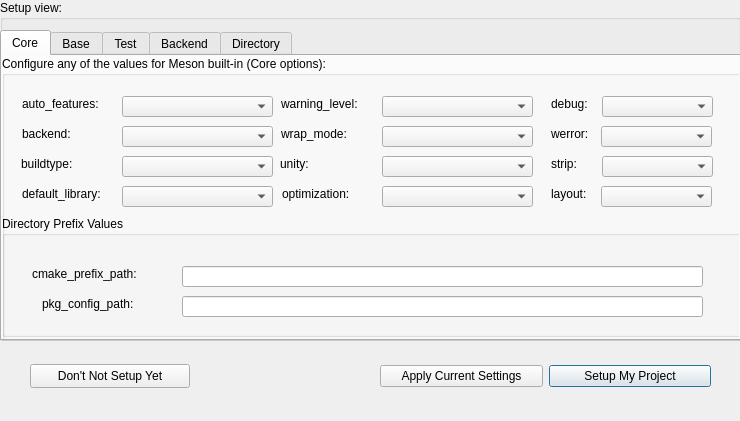
<?xml version="1.0" encoding="UTF-8"?>
<ui version="4.0">
 <class>Activity_Setup_Dialog</class>
 <widget class="QDialog" name="Activity_Setup_Dialog">
  <property name="geometry">
   <rect>
    <x>0</x>
    <y>0</y>
    <width>740</width>
    <height>421</height>
   </rect>
  </property>
  <property name="windowTitle">
   <string>Setup Dialog</string>
  </property>
  <property name="styleSheet">
   <string notr="true"/>
  </property>
  <widget class="QGroupBox" name="groupBox">
   <property name="geometry">
    <rect>
     <x>0</x>
     <y>0</y>
     <width>741</width>
     <height>341</height>
    </rect>
   </property>
   <property name="title">
    <string>Setup view:</string>
   </property>
   <widget class="QTabWidget" name="tabWidget">
    <property name="geometry">
     <rect>
      <x>0</x>
      <y>30</y>
      <width>741</width>
      <height>311</height>
     </rect>
    </property>
    <property name="currentIndex">
     <number>0</number>
    </property>
    <widget class="QWidget" name="tab">
     <attribute name="title">
      <string>Core</string>
     </attribute>
     <widget class="QGroupBox" name="group_core">
      <property name="geometry">
       <rect>
        <x>0</x>
        <y>0</y>
        <width>741</width>
        <height>291</height>
       </rect>
      </property>
      <property name="styleSheet">
       <string notr="true"/>
      </property>
      <property name="title">
       <string>Configure any of the values for Meson built-in (Core options):</string>
      </property>
      <widget class="QComboBox" name="combo_buildtype">
       <property name="geometry">
        <rect>
         <x>120</x>
         <y>100</y>
         <width>151</width>
         <height>21</height>
        </rect>
       </property>
       <property name="styleSheet">
        <string notr="true"/>
       </property>
      </widget>
      <widget class="QLabel" name="label">
       <property name="geometry">
        <rect>
         <x>19</x>
         <y>100</y>
         <width>71</width>
         <height>16</height>
        </rect>
       </property>
       <property name="styleSheet">
        <string notr="true"/>
       </property>
       <property name="text">
        <string>buildtype:</string>
       </property>
      </widget>
      <widget class="QComboBox" name="combo_backend">
       <property name="geometry">
        <rect>
         <x>120</x>
         <y>70</y>
         <width>151</width>
         <height>21</height>
        </rect>
       </property>
       <property name="styleSheet">
        <string notr="true"/>
       </property>
      </widget>
      <widget class="QLabel" name="label_2">
       <property name="geometry">
        <rect>
         <x>20</x>
         <y>70</y>
         <width>71</width>
         <height>16</height>
        </rect>
       </property>
       <property name="styleSheet">
        <string notr="true"/>
       </property>
       <property name="text">
        <string>backend:</string>
       </property>
      </widget>
      <widget class="QComboBox" name="combo_auto_features">
       <property name="geometry">
        <rect>
         <x>120</x>
         <y>40</y>
         <width>151</width>
         <height>21</height>
        </rect>
       </property>
       <property name="styleSheet">
        <string notr="true"/>
       </property>
      </widget>
      <widget class="QLabel" name="label_3">
       <property name="geometry">
        <rect>
         <x>20</x>
         <y>40</y>
         <width>91</width>
         <height>16</height>
        </rect>
       </property>
       <property name="styleSheet">
        <string notr="true"/>
       </property>
       <property name="text">
        <string>auto_features:</string>
       </property>
      </widget>
      <widget class="QComboBox" name="combo_default_library">
       <property name="geometry">
        <rect>
         <x>120</x>
         <y>130</y>
         <width>151</width>
         <height>21</height>
        </rect>
       </property>
       <property name="styleSheet">
        <string notr="true"/>
       </property>
      </widget>
      <widget class="QLabel" name="label_4">
       <property name="geometry">
        <rect>
         <x>20</x>
         <y>130</y>
         <width>91</width>
         <height>16</height>
        </rect>
       </property>
       <property name="styleSheet">
        <string notr="true"/>
       </property>
       <property name="text">
        <string>default_library:</string>
       </property>
      </widget>
      <widget class="QComboBox" name="combo_layout">
       <property name="geometry">
        <rect>
         <x>599</x>
         <y>130</y>
         <width>111</width>
         <height>21</height>
        </rect>
       </property>
       <property name="styleSheet">
        <string notr="true"/>
       </property>
      </widget>
      <widget class="QLabel" name="label_layout">
       <property name="geometry">
        <rect>
         <x>549</x>
         <y>130</y>
         <width>51</width>
         <height>16</height>
        </rect>
       </property>
       <property name="styleSheet">
        <string notr="true"/>
       </property>
       <property name="text">
        <string>layout:</string>
       </property>
      </widget>
      <widget class="QComboBox" name="combo_optimization">
       <property name="geometry">
        <rect>
         <x>380</x>
         <y>130</y>
         <width>151</width>
         <height>21</height>
        </rect>
       </property>
       <property name="styleSheet">
        <string notr="true"/>
       </property>
      </widget>
      <widget class="QLabel" name="label_7">
       <property name="geometry">
        <rect>
         <x>280</x>
         <y>130</y>
         <width>81</width>
         <height>16</height>
        </rect>
       </property>
       <property name="styleSheet">
        <string notr="true"/>
       </property>
       <property name="text">
        <string>optimization:</string>
       </property>
      </widget>
      <widget class="QLabel" name="label_9">
       <property name="geometry">
        <rect>
         <x>549</x>
         <y>40</y>
         <width>51</width>
         <height>16</height>
        </rect>
       </property>
       <property name="styleSheet">
        <string notr="true"/>
       </property>
       <property name="text">
        <string>debug:</string>
       </property>
      </widget>
      <widget class="QComboBox" name="combo_wrap_mode">
       <property name="geometry">
        <rect>
         <x>380</x>
         <y>70</y>
         <width>151</width>
         <height>21</height>
        </rect>
       </property>
       <property name="styleSheet">
        <string notr="true"/>
       </property>
      </widget>
      <widget class="QComboBox" name="combo_unity">
       <property name="geometry">
        <rect>
         <x>380</x>
         <y>100</y>
         <width>151</width>
         <height>21</height>
        </rect>
       </property>
       <property name="styleSheet">
        <string notr="true"/>
       </property>
      </widget>
      <widget class="QLabel" name="label_11">
       <property name="geometry">
        <rect>
         <x>279</x>
         <y>70</y>
         <width>81</width>
         <height>16</height>
        </rect>
       </property>
       <property name="styleSheet">
        <string notr="true"/>
       </property>
       <property name="text">
        <string>wrap_mode:</string>
       </property>
      </widget>
      <widget class="QLabel" name="label_12">
       <property name="geometry">
        <rect>
         <x>278</x>
         <y>100</y>
         <width>81</width>
         <height>16</height>
        </rect>
       </property>
       <property name="styleSheet">
        <string notr="true"/>
       </property>
       <property name="text">
        <string>unity:</string>
       </property>
      </widget>
      <widget class="QComboBox" name="combo_debug">
       <property name="geometry">
        <rect>
         <x>600</x>
         <y>40</y>
         <width>111</width>
         <height>21</height>
        </rect>
       </property>
       <property name="styleSheet">
        <string notr="true"/>
       </property>
      </widget>
      <widget class="QComboBox" name="combo_warnlevel">
       <property name="geometry">
        <rect>
         <x>380</x>
         <y>40</y>
         <width>151</width>
         <height>21</height>
        </rect>
       </property>
       <property name="styleSheet">
        <string notr="true"/>
       </property>
      </widget>
      <widget class="QLabel" name="label_15">
       <property name="geometry">
        <rect>
         <x>279</x>
         <y>40</y>
         <width>91</width>
         <height>16</height>
        </rect>
       </property>
       <property name="styleSheet">
        <string notr="true"/>
       </property>
       <property name="text">
        <string>warning_level:</string>
       </property>
      </widget>
      <widget class="QLabel" name="label_16">
       <property name="geometry">
        <rect>
         <x>549</x>
         <y>70</y>
         <width>51</width>
         <height>16</height>
        </rect>
       </property>
       <property name="styleSheet">
        <string notr="true"/>
       </property>
       <property name="text">
        <string>werror:</string>
       </property>
      </widget>
      <widget class="QComboBox" name="combo_werror">
       <property name="geometry">
        <rect>
         <x>599</x>
         <y>70</y>
         <width>111</width>
         <height>21</height>
        </rect>
       </property>
       <property name="styleSheet">
        <string notr="true"/>
       </property>
      </widget>
      <widget class="QComboBox" name="combo_strip">
       <property name="geometry">
        <rect>
         <x>600</x>
         <y>100</y>
         <width>111</width>
         <height>21</height>
        </rect>
       </property>
       <property name="styleSheet">
        <string notr="true"/>
       </property>
      </widget>
      <widget class="QLabel" name="label_strip">
       <property name="geometry">
        <rect>
         <x>549</x>
         <y>100</y>
         <width>51</width>
         <height>16</height>
        </rect>
       </property>
       <property name="styleSheet">
        <string notr="true"/>
       </property>
       <property name="text">
        <string>strip:</string>
       </property>
      </widget>
      <widget class="QGroupBox" name="group_subcore">
       <property name="geometry">
        <rect>
         <x>0</x>
         <y>160</y>
         <width>741</width>
         <height>121</height>
        </rect>
       </property>
       <property name="styleSheet">
        <string notr="true"/>
       </property>
       <property name="title">
        <string>Directory Prefix Values</string>
       </property>
       <widget class="QLineEdit" name="edit_cmake_prefix_path">
        <property name="geometry">
         <rect>
          <x>180</x>
          <y>50</y>
          <width>521</width>
          <height>21</height>
         </rect>
        </property>
        <property name="styleSheet">
         <string notr="true"/>
        </property>
        <property name="text">
         <string/>
        </property>
       </widget>
       <widget class="QLabel" name="label_13">
        <property name="geometry">
         <rect>
          <x>30</x>
          <y>50</y>
          <width>141</width>
          <height>16</height>
         </rect>
        </property>
        <property name="styleSheet">
         <string notr="true"/>
        </property>
        <property name="text">
         <string>cmake_prefix_path:</string>
        </property>
       </widget>
       <widget class="QLabel" name="label_14">
        <property name="geometry">
         <rect>
          <x>40</x>
          <y>80</y>
          <width>131</width>
          <height>16</height>
         </rect>
        </property>
        <property name="styleSheet">
         <string notr="true"/>
        </property>
        <property name="text">
         <string>pkg_config_path:</string>
        </property>
       </widget>
       <widget class="QLineEdit" name="edit_pkg_config_path">
        <property name="geometry">
         <rect>
          <x>180</x>
          <y>80</y>
          <width>521</width>
          <height>21</height>
         </rect>
        </property>
        <property name="styleSheet">
         <string notr="true"/>
        </property>
        <property name="text">
         <string/>
        </property>
       </widget>
      </widget>
     </widget>
    </widget>
    <widget class="QWidget" name="tab_2">
     <attribute name="title">
      <string>Base</string>
     </attribute>
     <widget class="QGroupBox" name="group_base">
      <property name="geometry">
       <rect>
        <x>0</x>
        <y>0</y>
        <width>741</width>
        <height>291</height>
       </rect>
      </property>
      <property name="title">
       <string>Configure any of the values for Meson built-in (Base options):</string>
      </property>
     </widget>
     <widget class="QLabel" name="label_b_colorout">
      <property name="geometry">
       <rect>
        <x>19</x>
        <y>100</y>
        <width>81</width>
        <height>16</height>
       </rect>
      </property>
      <property name="text">
       <string>b_colorout:</string>
      </property>
     </widget>
     <widget class="QLabel" name="label_b_lundef">
      <property name="geometry">
       <rect>
        <x>20</x>
        <y>160</y>
        <width>91</width>
        <height>16</height>
       </rect>
      </property>
      <property name="text">
       <string>b_lundef:</string>
      </property>
     </widget>
     <widget class="QComboBox" name="combo_b_pie">
      <property name="geometry">
       <rect>
        <x>360</x>
        <y>70</y>
        <width>90</width>
        <height>21</height>
       </rect>
      </property>
     </widget>
     <widget class="QLabel" name="label_b_asneeded">
      <property name="geometry">
       <rect>
        <x>20</x>
        <y>40</y>
        <width>91</width>
        <height>16</height>
       </rect>
      </property>
      <property name="text">
       <string>b_asneeded:</string>
      </property>
     </widget>
     <widget class="QComboBox" name="combo_b_bitcode">
      <property name="geometry">
       <rect>
        <x>120</x>
        <y>70</y>
        <width>90</width>
        <height>21</height>
       </rect>
      </property>
     </widget>
     <widget class="QComboBox" name="combo_b_coverage">
      <property name="geometry">
       <rect>
        <x>120</x>
        <y>130</y>
        <width>90</width>
        <height>21</height>
       </rect>
      </property>
     </widget>
     <widget class="QLabel" name="label_b_vscrt">
      <property name="geometry">
       <rect>
        <x>518</x>
        <y>100</y>
        <width>81</width>
        <height>16</height>
       </rect>
      </property>
      <property name="text">
       <string>b_vscrt:</string>
      </property>
     </widget>
     <widget class="QComboBox" name="combo_b_sanitize">
      <property name="geometry">
       <rect>
        <x>610</x>
        <y>70</y>
        <width>90</width>
        <height>21</height>
       </rect>
      </property>
     </widget>
     <widget class="QComboBox" name="combo_b_pgo">
      <property name="geometry">
       <rect>
        <x>360</x>
        <y>40</y>
        <width>90</width>
        <height>21</height>
       </rect>
      </property>
     </widget>
     <widget class="QComboBox" name="combo_b_colorout">
      <property name="geometry">
       <rect>
        <x>120</x>
        <y>100</y>
        <width>90</width>
        <height>21</height>
       </rect>
      </property>
     </widget>
     <widget class="QLabel" name="label_b_coverage">
      <property name="geometry">
       <rect>
        <x>20</x>
        <y>130</y>
        <width>91</width>
        <height>16</height>
       </rect>
      </property>
      <property name="text">
       <string>b_coverage:</string>
      </property>
     </widget>
     <widget class="QComboBox" name="combo_b_vscrt">
      <property name="geometry">
       <rect>
        <x>610</x>
        <y>100</y>
        <width>90</width>
        <height>21</height>
       </rect>
      </property>
     </widget>
     <widget class="QLabel" name="label_b_staticpic">
      <property name="geometry">
       <rect>
        <x>520</x>
        <y>40</y>
        <width>81</width>
        <height>16</height>
       </rect>
      </property>
      <property name="text">
       <string>b_staticpic:</string>
      </property>
     </widget>
     <widget class="QComboBox" name="combo_b_lundef">
      <property name="geometry">
       <rect>
        <x>120</x>
        <y>160</y>
        <width>90</width>
        <height>21</height>
       </rect>
      </property>
     </widget>
     <widget class="QComboBox" name="combo_b_asneeded">
      <property name="geometry">
       <rect>
        <x>120</x>
        <y>40</y>
        <width>90</width>
        <height>21</height>
       </rect>
      </property>
     </widget>
     <widget class="QLabel" name="label_b_bitcode">
      <property name="geometry">
       <rect>
        <x>20</x>
        <y>70</y>
        <width>91</width>
        <height>16</height>
       </rect>
      </property>
      <property name="text">
       <string>b_bitcode:</string>
      </property>
     </widget>
     <widget class="QLabel" name="label_b_pgo">
      <property name="geometry">
       <rect>
        <x>279</x>
        <y>40</y>
        <width>81</width>
        <height>16</height>
       </rect>
      </property>
      <property name="text">
       <string>b_pgo:</string>
      </property>
     </widget>
     <widget class="QLabel" name="label_b_sanitize">
      <property name="geometry">
       <rect>
        <x>520</x>
        <y>70</y>
        <width>81</width>
        <height>16</height>
       </rect>
      </property>
      <property name="text">
       <string>b_sanitize:</string>
      </property>
     </widget>
     <widget class="QLabel" name="label_b_pie">
      <property name="geometry">
       <rect>
        <x>279</x>
        <y>70</y>
        <width>81</width>
        <height>16</height>
       </rect>
      </property>
      <property name="text">
       <string>b_pie:</string>
      </property>
     </widget>
     <widget class="QComboBox" name="combo_b_staticpic">
      <property name="geometry">
       <rect>
        <x>610</x>
        <y>40</y>
        <width>90</width>
        <height>21</height>
       </rect>
      </property>
     </widget>
     <widget class="QComboBox" name="combo_b_ndebug">
      <property name="geometry">
       <rect>
        <x>360</x>
        <y>130</y>
        <width>90</width>
        <height>21</height>
       </rect>
      </property>
     </widget>
     <widget class="QLabel" name="label_b_ndebug">
      <property name="geometry">
       <rect>
        <x>281</x>
        <y>130</y>
        <width>81</width>
        <height>16</height>
       </rect>
      </property>
      <property name="text">
       <string>b_ndebug:</string>
      </property>
     </widget>
     <widget class="QLabel" name="label_b_lto">
      <property name="geometry">
       <rect>
        <x>281</x>
        <y>100</y>
        <width>71</width>
        <height>16</height>
       </rect>
      </property>
      <property name="text">
       <string>b_lto:</string>
      </property>
     </widget>
     <widget class="QComboBox" name="combo_b_pch">
      <property name="geometry">
       <rect>
        <x>360</x>
        <y>160</y>
        <width>90</width>
        <height>21</height>
       </rect>
      </property>
     </widget>
     <widget class="QComboBox" name="combo_b_lto">
      <property name="geometry">
       <rect>
        <x>360</x>
        <y>100</y>
        <width>90</width>
        <height>21</height>
       </rect>
      </property>
     </widget>
     <widget class="QLabel" name="label_b_pch">
      <property name="geometry">
       <rect>
        <x>280</x>
        <y>160</y>
        <width>71</width>
        <height>16</height>
       </rect>
      </property>
      <property name="text">
       <string>b_pch:</string>
      </property>
     </widget>
    </widget>
    <widget class="QWidget" name="tab_4">
     <attribute name="title">
      <string>Test</string>
     </attribute>
     <widget class="QGroupBox" name="group_test">
      <property name="geometry">
       <rect>
        <x>0</x>
        <y>0</y>
        <width>741</width>
        <height>291</height>
       </rect>
      </property>
      <property name="title">
       <string>Configure any of the values for Meson built-in (Test options):</string>
      </property>
      <widget class="QComboBox" name="combo_stdsplit">
       <property name="geometry">
        <rect>
         <x>120</x>
         <y>70</y>
         <width>91</width>
         <height>21</height>
        </rect>
       </property>
      </widget>
      <widget class="QLabel" name="label_errorlogs">
       <property name="geometry">
        <rect>
         <x>21</x>
         <y>40</y>
         <width>81</width>
         <height>16</height>
        </rect>
       </property>
       <property name="text">
        <string>errorlogs:</string>
       </property>
      </widget>
      <widget class="QComboBox" name="combo_errorlogs">
       <property name="geometry">
        <rect>
         <x>120</x>
         <y>40</y>
         <width>91</width>
         <height>21</height>
        </rect>
       </property>
      </widget>
      <widget class="QLabel" name="label_stdsplit">
       <property name="geometry">
        <rect>
         <x>20</x>
         <y>70</y>
         <width>81</width>
         <height>16</height>
        </rect>
       </property>
       <property name="text">
        <string>stdsplit:</string>
       </property>
      </widget>
     </widget>
    </widget>
    <widget class="QWidget" name="tab_3">
     <attribute name="title">
      <string>Backend</string>
     </attribute>
     <widget class="QGroupBox" name="group_backend">
      <property name="geometry">
       <rect>
        <x>0</x>
        <y>0</y>
        <width>741</width>
        <height>291</height>
       </rect>
      </property>
      <property name="title">
       <string>Configure any of the values for Meson built-in (Backend options):</string>
      </property>
      <widget class="QLabel" name="label_backend_max_links">
       <property name="geometry">
        <rect>
         <x>21</x>
         <y>40</y>
         <width>131</width>
         <height>16</height>
        </rect>
       </property>
       <property name="text">
        <string>backend_max_links:</string>
       </property>
      </widget>
      <widget class="QLineEdit" name="edit_backend_max_links">
       <property name="geometry">
        <rect>
         <x>170</x>
         <y>40</y>
         <width>111</width>
         <height>21</height>
        </rect>
       </property>
       <property name="text">
        <string/>
       </property>
      </widget>
     </widget>
    </widget>
    <widget class="QWidget" name="tab_5">
     <attribute name="title">
      <string>Directory</string>
     </attribute>
     <widget class="QGroupBox" name="group_path">
      <property name="geometry">
       <rect>
        <x>0</x>
        <y>0</y>
        <width>741</width>
        <height>291</height>
       </rect>
      </property>
      <property name="title">
       <string>Configure any of the values for Meson built-in (Directory options):</string>
      </property>
      <widget class="QLabel" name="label_prexif">
       <property name="geometry">
        <rect>
         <x>21</x>
         <y>40</y>
         <width>121</width>
         <height>16</height>
        </rect>
       </property>
       <property name="text">
        <string>prefix:</string>
       </property>
      </widget>
      <widget class="QLineEdit" name="edit_prexif">
       <property name="geometry">
        <rect>
         <x>150</x>
         <y>40</y>
         <width>201</width>
         <height>21</height>
        </rect>
       </property>
       <property name="text">
        <string/>
       </property>
      </widget>
      <widget class="QLabel" name="label_bindir">
       <property name="geometry">
        <rect>
         <x>20</x>
         <y>70</y>
         <width>121</width>
         <height>16</height>
        </rect>
       </property>
       <property name="text">
        <string>bindir:</string>
       </property>
      </widget>
      <widget class="QLineEdit" name="edit_bindir">
       <property name="geometry">
        <rect>
         <x>149</x>
         <y>70</y>
         <width>201</width>
         <height>21</height>
        </rect>
       </property>
       <property name="text">
        <string/>
       </property>
      </widget>
      <widget class="QLabel" name="label_datadir">
       <property name="geometry">
        <rect>
         <x>21</x>
         <y>100</y>
         <width>131</width>
         <height>16</height>
        </rect>
       </property>
       <property name="text">
        <string>datadir:</string>
       </property>
      </widget>
      <widget class="QLineEdit" name="edit_datadir">
       <property name="geometry">
        <rect>
         <x>150</x>
         <y>100</y>
         <width>201</width>
         <height>21</height>
        </rect>
       </property>
       <property name="text">
        <string/>
       </property>
      </widget>
      <widget class="QLabel" name="label_includedir">
       <property name="geometry">
        <rect>
         <x>21</x>
         <y>130</y>
         <width>121</width>
         <height>16</height>
        </rect>
       </property>
       <property name="text">
        <string>includedir:</string>
       </property>
      </widget>
      <widget class="QLineEdit" name="edit_includedir">
       <property name="geometry">
        <rect>
         <x>150</x>
         <y>130</y>
         <width>201</width>
         <height>21</height>
        </rect>
       </property>
       <property name="text">
        <string/>
       </property>
      </widget>
      <widget class="QLabel" name="label_infodir">
       <property name="geometry">
        <rect>
         <x>21</x>
         <y>160</y>
         <width>121</width>
         <height>16</height>
        </rect>
       </property>
       <property name="text">
        <string>infodir:</string>
       </property>
      </widget>
      <widget class="QLineEdit" name="edit_infodir">
       <property name="geometry">
        <rect>
         <x>150</x>
         <y>160</y>
         <width>201</width>
         <height>21</height>
        </rect>
       </property>
       <property name="text">
        <string/>
       </property>
      </widget>
      <widget class="QLabel" name="label_libdir">
       <property name="geometry">
        <rect>
         <x>21</x>
         <y>190</y>
         <width>121</width>
         <height>16</height>
        </rect>
       </property>
       <property name="text">
        <string>libdir:</string>
       </property>
      </widget>
      <widget class="QLineEdit" name="edit_libdir">
       <property name="geometry">
        <rect>
         <x>150</x>
         <y>190</y>
         <width>201</width>
         <height>21</height>
        </rect>
       </property>
       <property name="text">
        <string/>
       </property>
      </widget>
      <widget class="QLabel" name="label_execlibdir">
       <property name="geometry">
        <rect>
         <x>20</x>
         <y>220</y>
         <width>131</width>
         <height>16</height>
        </rect>
       </property>
       <property name="text">
        <string>libexecdir:</string>
       </property>
      </widget>
      <widget class="QLineEdit" name="edit_libexecdir">
       <property name="geometry">
        <rect>
         <x>149</x>
         <y>220</y>
         <width>201</width>
         <height>21</height>
        </rect>
       </property>
       <property name="text">
        <string/>
       </property>
      </widget>
      <widget class="QLabel" name="label_errorlogs_10">
       <property name="geometry">
        <rect>
         <x>391</x>
         <y>40</y>
         <width>131</width>
         <height>16</height>
        </rect>
       </property>
       <property name="text">
        <string>localedir:</string>
       </property>
      </widget>
      <widget class="QLineEdit" name="edit_localedir">
       <property name="geometry">
        <rect>
         <x>520</x>
         <y>40</y>
         <width>201</width>
         <height>21</height>
        </rect>
       </property>
       <property name="text">
        <string/>
       </property>
      </widget>
      <widget class="QLabel" name="label_errorlogs_11">
       <property name="geometry">
        <rect>
         <x>391</x>
         <y>70</y>
         <width>131</width>
         <height>16</height>
        </rect>
       </property>
       <property name="text">
        <string>localstatedir:</string>
       </property>
      </widget>
      <widget class="QLineEdit" name="edit_localstatedir">
       <property name="geometry">
        <rect>
         <x>520</x>
         <y>70</y>
         <width>201</width>
         <height>21</height>
        </rect>
       </property>
       <property name="text">
        <string/>
       </property>
      </widget>
      <widget class="QLabel" name="label_errorlogs_12">
       <property name="geometry">
        <rect>
         <x>391</x>
         <y>100</y>
         <width>121</width>
         <height>16</height>
        </rect>
       </property>
       <property name="text">
        <string>mandir:</string>
       </property>
      </widget>
      <widget class="QLineEdit" name="edit_mandir">
       <property name="geometry">
        <rect>
         <x>520</x>
         <y>100</y>
         <width>201</width>
         <height>21</height>
        </rect>
       </property>
       <property name="text">
        <string/>
       </property>
      </widget>
      <widget class="QLabel" name="label_errorlogs_13">
       <property name="geometry">
        <rect>
         <x>390</x>
         <y>130</y>
         <width>131</width>
         <height>16</height>
        </rect>
       </property>
       <property name="text">
        <string>sbindir:</string>
       </property>
      </widget>
      <widget class="QLineEdit" name="edit_sbindir">
       <property name="geometry">
        <rect>
         <x>519</x>
         <y>130</y>
         <width>201</width>
         <height>21</height>
        </rect>
       </property>
       <property name="text">
        <string/>
       </property>
      </widget>
      <widget class="QLabel" name="label_errorlogs_14">
       <property name="geometry">
        <rect>
         <x>390</x>
         <y>190</y>
         <width>131</width>
         <height>16</height>
        </rect>
       </property>
       <property name="text">
        <string>sysconfdir:</string>
       </property>
      </widget>
      <widget class="QLineEdit" name="edit_sysconfdir">
       <property name="geometry">
        <rect>
         <x>519</x>
         <y>190</y>
         <width>201</width>
         <height>21</height>
        </rect>
       </property>
       <property name="text">
        <string/>
       </property>
      </widget>
      <widget class="QLineEdit" name="edit_sharedstatedir">
       <property name="geometry">
        <rect>
         <x>519</x>
         <y>160</y>
         <width>201</width>
         <height>21</height>
        </rect>
       </property>
       <property name="text">
        <string/>
       </property>
      </widget>
      <widget class="QLabel" name="label_errorlogs_15">
       <property name="geometry">
        <rect>
         <x>390</x>
         <y>160</y>
         <width>121</width>
         <height>16</height>
        </rect>
       </property>
       <property name="text">
        <string>sharedstatedir:</string>
       </property>
      </widget>
     </widget>
    </widget>
   </widget>
  </widget>
  <widget class="QWidget" name="layoutWidget">
   <property name="geometry">
    <rect>
     <x>380</x>
     <y>360</y>
     <width>331</width>
     <height>32</height>
    </rect>
   </property>
   <layout class="QHBoxLayout" name="horizontalLayout">
    <item>
     <widget class="QPushButton" name="control_push_do_update">
      <property name="text">
       <string>Apply Current Settings</string>
      </property>
     </widget>
    </item>
    <item>
     <widget class="QPushButton" name="control_push_do_setup">
      <property name="text">
       <string>Setup My Project</string>
      </property>
      <property name="default">
       <bool>true</bool>
      </property>
     </widget>
    </item>
   </layout>
  </widget>
  <widget class="QPushButton" name="control_push_no_setup">
   <property name="geometry">
    <rect>
     <x>30</x>
     <y>364</y>
     <width>160</width>
     <height>24</height>
    </rect>
   </property>
   <property name="text">
    <string>Don't Not Setup Yet</string>
   </property>
  </widget>
 </widget>
 <resources/>
 <connections/>
</ui>
